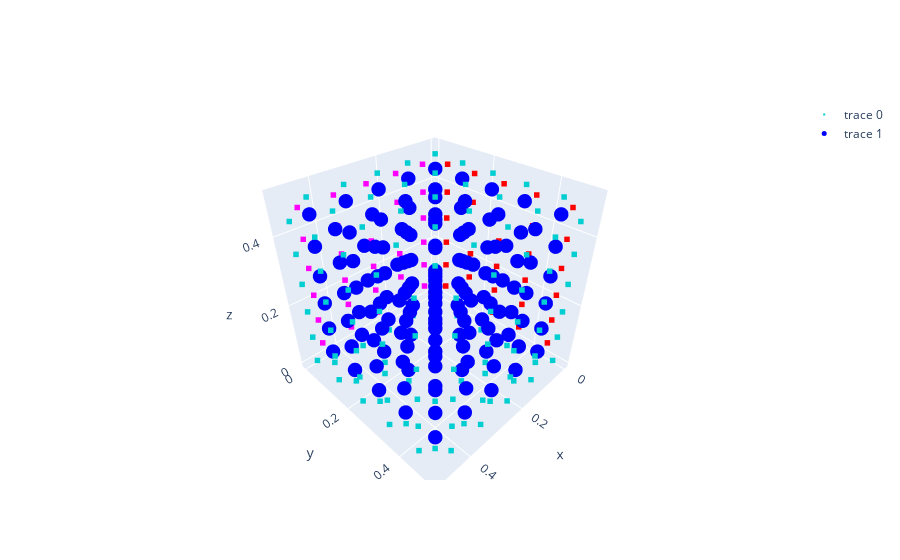

This figure's notebook cell:
### Code cell
# ------------Creamos la malla de acuerdo a la geometría definida por el problema
malla = Mesh(3, volumes = (nx, ny, nz), lengths = (lx, ly, lz))
#-------------Definimos fronteras ----------
malla.tag_wall_neumann("W", TA)
malla.tag_wall_source("N", TA)
malla.tag_wall_dirichlet(["E", "S", "T", "B"], [TB, TB, TB, TA])
malla.draw()

### Figure 1 — Plotly figure (JSON) as saved in the notebook; plotly's stock layout.template omitted (floating-point values rounded to 4 significant figures; data arrays with more than 128 entries replaced by an {"elided": "..."} marker saying what was removed)
{"data": [{"marker": {"color": {"elided": "170 str values"}, "size": 2, "symbol": "square"}, "mode": "markers", "type": "scatter3d", "x": {"elided": "170 float values"}, "y": {"elided": "170 float values"}, "z": {"elided": "170 float values"}}, {"marker": {"color": "blue", "size": 5}, "mode": "markers", "type": "scatter3d", "x": {"elided": "150 float values"}, "y": {"elided": "150 float values"}, "z": {"elided": "150 float values"}}], "layout": {}}
